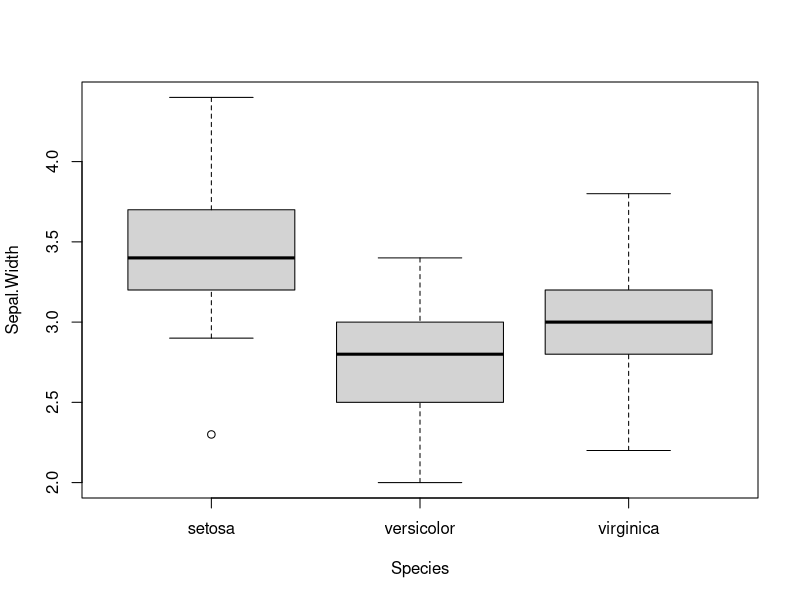
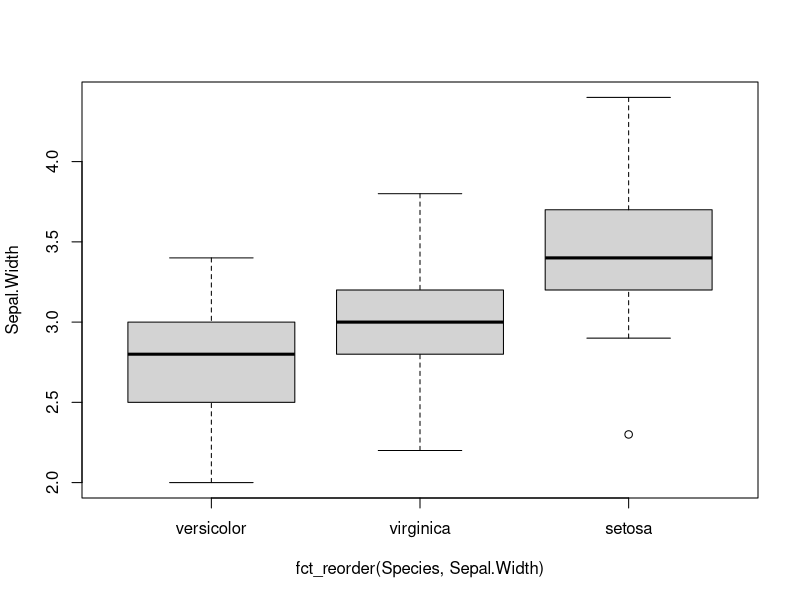
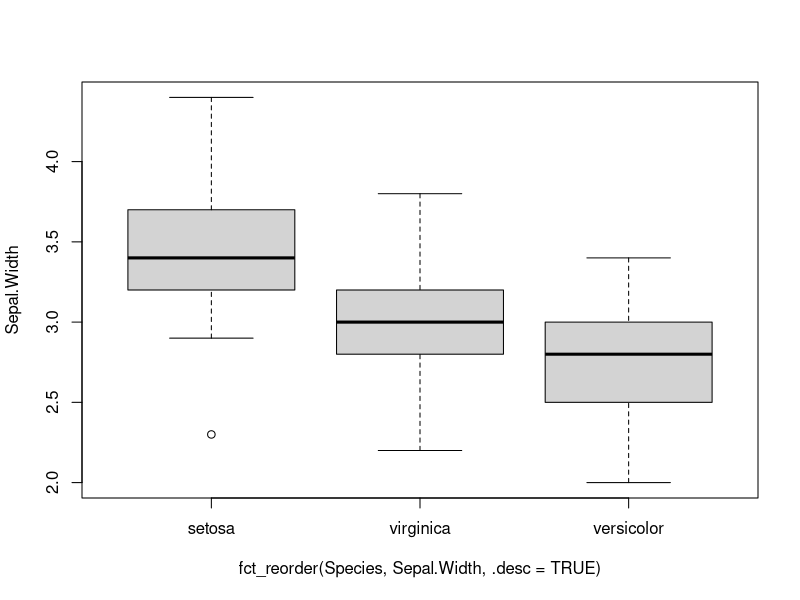
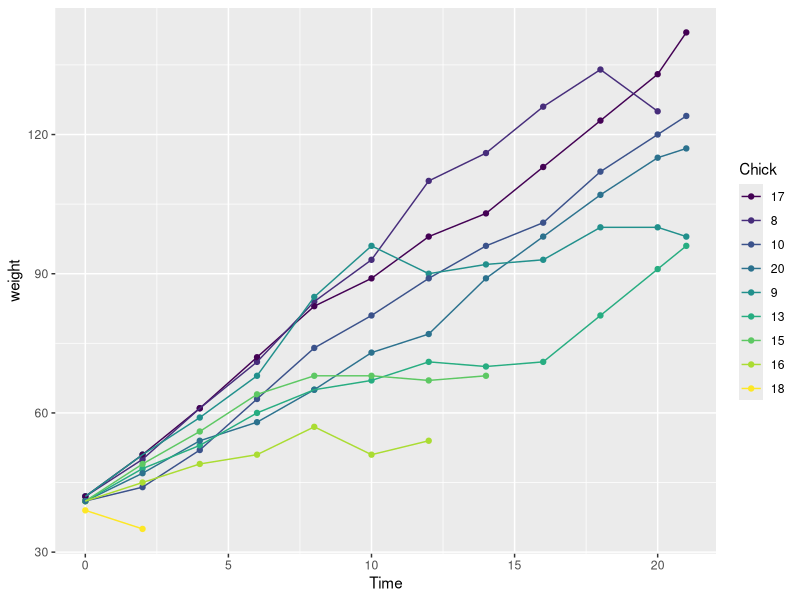

Generate these figures, in order, with R:
## ---- chunk 1
knitr::opts_chunk$set(echo = TRUE)
library(forcats)
gss_cat

## ---- chunk 2
x <- c("a", "z", "g")
as_factor(x)
as.factor(x)
## ---- chunk 3
fa <- factor("a")
fb <- factor("b")
fab <- factor(c("a", "b"))
c(fa, fb, fab)
fct_c(fa, fb, fab)
## ---- chunk 4
as_factor (gss_cat$partyid)
## ---- chunk 5
fct_count(gss_cat$partyid)
is.factor(gss_cat$partyid)
gss_cat$partyid2 <- fct_collapse(gss_cat$partyid,
missing = c("No answer", "Don't know"),
other = "Other party",
rep = c("Strong republican", "Not str republican"),
ind = c("Ind,near rep", "Independent", "Ind,near dem"),
dem = c("Not str democrat", "Strong democrat")
)
fct_count(gss_cat$partyid2)

## ---- chunk 6
f <- factor(sample(letters)[rpois(1000, 10)])
table(f)
fct_count(f)
fct_count(f, sort = TRUE)
## ---- chunk 7
f <- factor(c("a", "b"), levels = c("a", "b", "c"))
f
fct_drop(f)

# Set only to restrict which levels to drop
fct_drop(f, only = "a")
fct_drop(f, only = "c")
## ---- chunk 8
f <- factor(sample(letters[1:3], 20, replace = TRUE))
f
fct_expand(f, "d", "e", "f")
fct_expand(f, letters[1:6])
## ---- chunk 9
f1 <- factor(c("a", "a", NA, NA, "a", "b", NA, "c", "a", "c", "b"))
table(f1)
f2 <- fct_explicit_na(f1)
table(f2)
## ---- chunk 10
f <- factor(c("b", "b", "a", "c", "c", "c"))
f
fct_inorder(f)
fct_infreq(f)
fct_inorder(f, ordered = TRUE)
## ---- chunk 11
x <- factor(rep(LETTERS[1:9], times = c(40, 10, 5, 27, 1, 1, 1, 1, 1)))
fct_other(x, keep = c("A", "B"))
fct_other(x, drop = c("A", "B"))
## ---- chunk 12
x <- factor(c("apple", "bear", "banana", "dear"))
fct_recode(x, fruit = "apple", fruit = "banana")
# If you make a mistake you'll get a warning
fct_recode(x, fruit = "apple", fruit = "bananana")
# If you name the level NULL it will be removed
fct_recode(x, NULL = "apple", fruit = "banana")
## ---- chunk 13
fct_count(gss_cat$rincome)
convert_income <- function(x) {
regex <- "^(?:Lt |)[$]([0-9]+).*$"
is_range <- grepl(regex, x)
num_income <- as.numeric(gsub(regex, "\\1", x[is_range]))
num_income <- trunc(num_income / 5000) * 5000
x[is_range] <- paste0("Gt $", num_income)
x
}
convert_income(levels(gss_cat$rincome))
rincome2 <- fct_relabel(gss_cat$rincome, convert_income)
fct_count(rincome2)
## ---- chunk 14
f <- factor(c("a", "b", "c", "d"))
fct_relevel(f)
fct_relevel(f, "c")
fct_relevel(f, "b", "a")
# Move to the third position
fct_relevel(f, "a", after = 2)
# Relevel to the end
fct_relevel(f, "a", after = Inf)
fct_relevel(f, "a", after = 3)
# Using 'Inf' allows you to relevel to the end when the number of levels is unknown or variable (e.g. vectorised operations)

df <- forcats::gss_cat[, c("rincome", "denom")]
lapply(df, levels)
df2 <- lapply(df, fct_relevel, "Don't know", after = Inf)
lapply(df2, levels)
# You'll get a warning if the levels don't exist
fct_relevel(f, "e")

## ---- chunk 15
boxplot(Sepal.Width ~ Species, data = iris)
boxplot(Sepal.Width ~ fct_reorder(Species, Sepal.Width), data = iris)
boxplot(Sepal.Width ~ fct_reorder(Species, Sepal.Width, .desc = TRUE), data = iris)
chks <- subset(ChickWeight, as.integer(Chick) < 10)
chks <- transform(chks, Chick = fct_shuffle(Chick))
if (require("ggplot2")) {
ggplot(chks, aes(Time, weight, colour = Chick)) +
geom_point() +
geom_line()
# Note that lines match order in legend
ggplot(chks, aes(Time, weight, colour = fct_reorder2(Chick, Time, weight))) +
geom_point() +
geom_line() +
labs(colour = "Chick")
}
## ---- chunk 16
fs <- list(factor("a"), factor("b"), factor(c("a", "b")))
fct_unify(fs)
## ---- chunk 17
f <- factor(letters[rpois(100, 10)])
unique(f) # in order of appearance
fct_unique(f) # in order of levels
